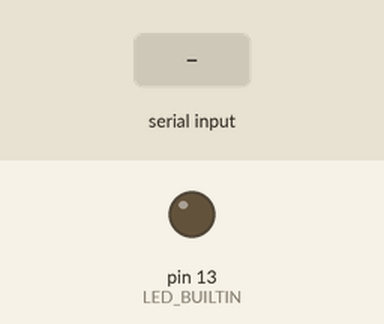
A sketch run on a simulated Arduino Uno, built with avr-gcc and run on an emulated ATmega328P. Parts: output pins drawn as LEDs (lit = HIGH). Inputs (shaded band) come from the test bench.

Above: at 1.2 s.
1.3 s: "{" received over the second serial link
At 1.6 s:
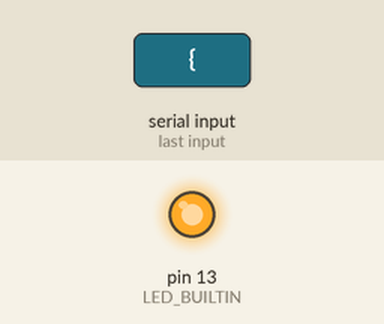
Timing chart, 0 to 7.5 s (numbered marks = the images above; inputs shaded):
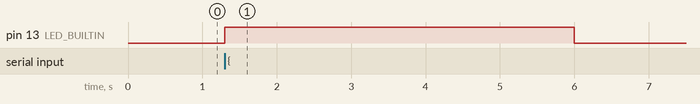

The sketch:

bluetooth_console.ino
```cpp
#include <SoftwareSerial.h>
#include <AsyncDelay.h>


// Nachricht, die gerade Zeichen für Zeichen empfangen wird.
String nachricht = "";

const byte rxPin = 10;
const byte txPin = 11;


SoftwareSerial bluetooth(rxPin, txPin);
AsyncDelay delay_3s;


void setup() {
  bluetooth.begin(9600);
  Serial.begin(9600);
  while (!Serial) {
    ; // wait for serial port to connect. Needed for native USB port only
  }
  delay_3s.start(3000, AsyncDelay::MILLIS);
  pinMode(LED_BUILTIN, OUTPUT);;
}

void loop() {
  empangeNachricht();
}


void empangeNachricht(){
  if (bluetooth.available()) {
    char c = bluetooth.read();

    // Wir schmeissen möglichen Müll vor der Nachicht weg
    if (c == '{'){
      delay_3s.repeat();
      nachricht = "";
      digitalWrite(LED_BUILTIN, HIGH);
    }

    nachricht += c;
  }
  else if (nachricht.endsWith("}") || delay_3s.isExpired()){
    // Wir haben die erwartete Nachricht empfangen.
    nachricht.replace("{", "");
    nachricht.replace("}", "");

    if (nachricht != NULL && nachricht != ""){
      Serial.println(nachricht);
      sendeNachricht(nachricht);
    }
    delay_3s.repeat();
    nachricht = "";
    digitalWrite(LED_BUILTIN, LOW);
  }
}

void sendeNachricht(String _nachricht){
   bluetooth.println("{" + _nachricht + "}");
}
```

Measured:
- after the input at 1.3 s, pin 13 (LED_BUILTIN): LOW → HIGH at once, → LOW 4.7 s later
